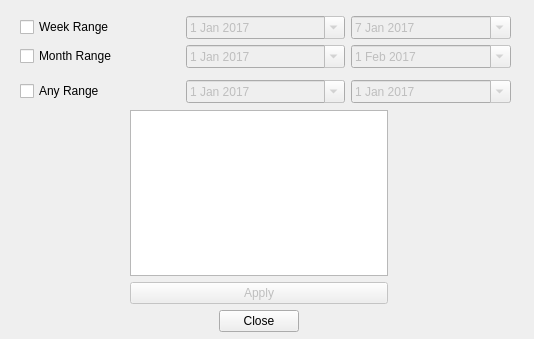
<?xml version="1.0" encoding="UTF-8"?>
<ui version="4.0">
 <class>listedRange</class>
 <widget class="QDialog" name="listedRange">
  <property name="geometry">
   <rect>
    <x>0</x>
    <y>0</y>
    <width>534</width>
    <height>339</height>
   </rect>
  </property>
  <property name="windowTitle">
   <string>Dialog</string>
  </property>
  <widget class="QWidget" name="layoutWidget">
   <property name="geometry">
    <rect>
     <x>20</x>
     <y>10</y>
     <width>491</width>
     <height>101</height>
    </rect>
   </property>
   <layout class="QVBoxLayout" name="verticalLayout_2">
    <item>
     <layout class="QVBoxLayout" name="verticalLayout">
      <item>
       <layout class="QHBoxLayout" name="horizontalLayout">
        <item>
         <widget class="QCheckBox" name="WeekBox">
          <property name="text">
           <string>Week Range</string>
          </property>
         </widget>
        </item>
        <item>
         <widget class="QDateEdit" name="StartDate">
          <property name="enabled">
           <bool>false</bool>
          </property>
          <property name="calendarPopup">
           <bool>true</bool>
          </property>
          <property name="date">
           <date>
            <year>2017</year>
            <month>1</month>
            <day>1</day>
           </date>
          </property>
         </widget>
        </item>
        <item>
         <widget class="QDateEdit" name="EndDate">
          <property name="enabled">
           <bool>false</bool>
          </property>
          <property name="calendarPopup">
           <bool>true</bool>
          </property>
          <property name="date">
           <date>
            <year>2017</year>
            <month>1</month>
            <day>7</day>
           </date>
          </property>
         </widget>
        </item>
       </layout>
      </item>
      <item>
       <layout class="QHBoxLayout" name="horizontalLayout_2">
        <item>
         <widget class="QCheckBox" name="MonthBox">
          <property name="text">
           <string>Month Range</string>
          </property>
         </widget>
        </item>
        <item>
         <widget class="QDateEdit" name="MonthStart">
          <property name="enabled">
           <bool>false</bool>
          </property>
          <property name="calendarPopup">
           <bool>true</bool>
          </property>
          <property name="date">
           <date>
            <year>2017</year>
            <month>1</month>
            <day>1</day>
           </date>
          </property>
         </widget>
        </item>
        <item>
         <widget class="QDateEdit" name="MonthEnd">
          <property name="enabled">
           <bool>false</bool>
          </property>
          <property name="calendarPopup">
           <bool>true</bool>
          </property>
          <property name="date">
           <date>
            <year>2017</year>
            <month>2</month>
            <day>1</day>
           </date>
          </property>
         </widget>
        </item>
       </layout>
      </item>
     </layout>
    </item>
    <item>
     <layout class="QHBoxLayout" name="horizontalLayout_3">
      <item>
       <widget class="QCheckBox" name="AnyBox">
        <property name="text">
         <string>Any Range</string>
        </property>
       </widget>
      </item>
      <item>
       <widget class="QDateEdit" name="AnyStart">
        <property name="enabled">
         <bool>false</bool>
        </property>
        <property name="calendarPopup">
         <bool>true</bool>
        </property>
        <property name="date">
         <date>
          <year>2017</year>
          <month>1</month>
          <day>1</day>
         </date>
        </property>
       </widget>
      </item>
      <item>
       <widget class="QDateEdit" name="AnyEnd">
        <property name="enabled">
         <bool>false</bool>
        </property>
        <property name="calendarPopup">
         <bool>true</bool>
        </property>
        <property name="date">
         <date>
          <year>2017</year>
          <month>1</month>
          <day>1</day>
         </date>
        </property>
       </widget>
      </item>
     </layout>
    </item>
   </layout>
  </widget>
  <widget class="QWidget" name="layoutWidget">
   <property name="geometry">
    <rect>
     <x>130</x>
     <y>110</y>
     <width>258</width>
     <height>222</height>
    </rect>
   </property>
   <layout class="QVBoxLayout" name="verticalLayout_3">
    <item>
     <widget class="QTableWidget" name="AppointmentView"/>
    </item>
    <item>
     <widget class="QPushButton" name="pushButton">
      <property name="enabled">
       <bool>false</bool>
      </property>
      <property name="text">
       <string>Apply</string>
      </property>
     </widget>
    </item>
    <item>
     <widget class="QDialogButtonBox" name="buttonBox">
      <property name="orientation">
       <enum>Qt::Horizontal</enum>
      </property>
      <property name="standardButtons">
       <set>QDialogButtonBox::Close</set>
      </property>
      <property name="centerButtons">
       <bool>true</bool>
      </property>
     </widget>
    </item>
   </layout>
  </widget>
 </widget>
 <resources/>
 <connections>
  <connection>
   <sender>buttonBox</sender>
   <signal>accepted()</signal>
   <receiver>listedRange</receiver>
   <slot>accept()</slot>
   <hints>
    <hint type="sourcelabel">
     <x>301</x>
     <y>323</y>
    </hint>
    <hint type="destinationlabel">
     <x>157</x>
     <y>274</y>
    </hint>
   </hints>
  </connection>
  <connection>
   <sender>buttonBox</sender>
   <signal>rejected()</signal>
   <receiver>listedRange</receiver>
   <slot>reject()</slot>
   <hints>
    <hint type="sourcelabel">
     <x>301</x>
     <y>329</y>
    </hint>
    <hint type="destinationlabel">
     <x>286</x>
     <y>274</y>
    </hint>
   </hints>
  </connection>
 </connections>
</ui>
